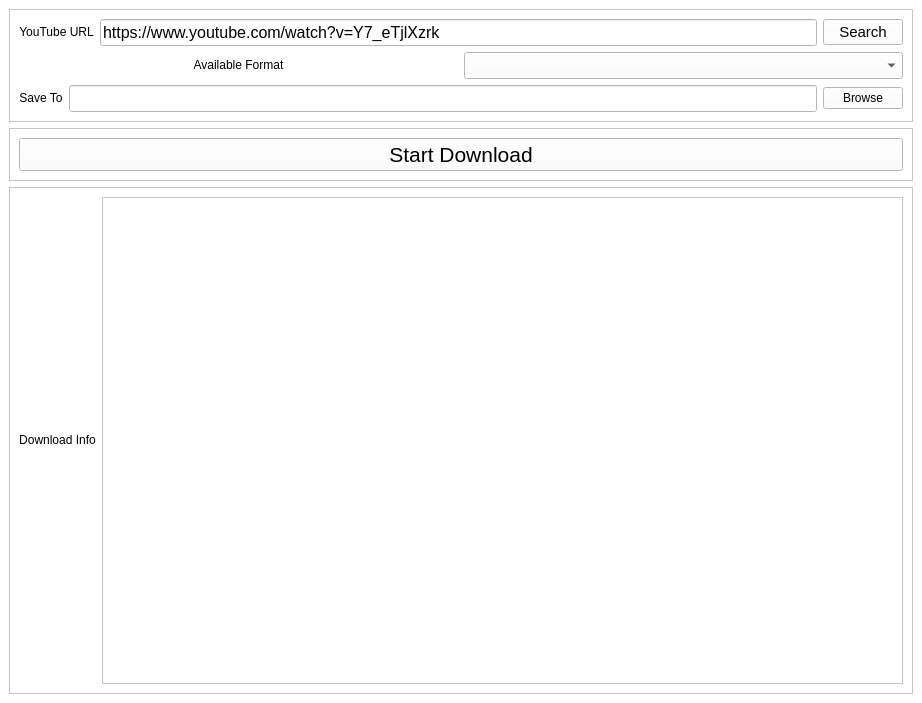
<?xml version="1.0" encoding="UTF-8"?>
<ui version="4.0">
 <class>MainWindow</class>
 <widget class="QMainWindow" name="MainWindow">
  <property name="windowModality">
   <enum>Qt::NonModal</enum>
  </property>
  <property name="enabled">
   <bool>true</bool>
  </property>
  <property name="geometry">
   <rect>
    <x>0</x>
    <y>0</y>
    <width>922</width>
    <height>703</height>
   </rect>
  </property>
  <property name="sizePolicy">
   <sizepolicy hsizetype="Preferred" vsizetype="Preferred">
    <horstretch>0</horstretch>
    <verstretch>0</verstretch>
   </sizepolicy>
  </property>
  <property name="font">
   <font>
    <family>Leelawadee UI</family>
    <pointsize>10</pointsize>
   </font>
  </property>
  <property name="windowTitle">
   <string>MainWindow</string>
  </property>
  <property name="styleSheet">
   <string notr="true">background-color:white;</string>
  </property>
  <widget class="QWidget" name="centralwidget">
   <property name="sizePolicy">
    <sizepolicy hsizetype="Fixed" vsizetype="Fixed">
     <horstretch>0</horstretch>
     <verstretch>0</verstretch>
    </sizepolicy>
   </property>
   <layout class="QVBoxLayout" name="verticalLayout_5">
    <item>
     <widget class="QFrame" name="frame_3">
      <property name="frameShape">
       <enum>QFrame::StyledPanel</enum>
      </property>
      <property name="frameShadow">
       <enum>QFrame::Raised</enum>
      </property>
      <layout class="QVBoxLayout" name="verticalLayout_3">
       <item>
        <layout class="QHBoxLayout" name="horizontalLayout">
         <item>
          <widget class="QLabel" name="label">
           <property name="sizePolicy">
            <sizepolicy hsizetype="Preferred" vsizetype="Preferred">
             <horstretch>0</horstretch>
             <verstretch>0</verstretch>
            </sizepolicy>
           </property>
           <property name="layoutDirection">
            <enum>Qt::LeftToRight</enum>
           </property>
           <property name="styleSheet">
            <string notr="true"/>
           </property>
           <property name="text">
            <string>YouTube URL</string>
           </property>
           <property name="textFormat">
            <enum>Qt::RichText</enum>
           </property>
           <property name="alignment">
            <set>Qt::AlignCenter</set>
           </property>
           <property name="wordWrap">
            <bool>false</bool>
           </property>
          </widget>
         </item>
         <item>
          <widget class="QLineEdit" name="url">
           <property name="maximumSize">
            <size>
             <width>16777215</width>
             <height>16777215</height>
            </size>
           </property>
           <property name="font">
            <font>
             <family>Leelawadee UI</family>
             <pointsize>12</pointsize>
            </font>
           </property>
           <property name="styleSheet">
            <string notr="true">background-color:white;</string>
           </property>
           <property name="text">
            <string>https://www.youtube.com/watch?v=Y7_eTjlXzrk</string>
           </property>
          </widget>
         </item>
         <item>
          <widget class="QPushButton" name="searchBtn">
           <property name="enabled">
            <bool>true</bool>
           </property>
           <property name="font">
            <font>
             <family>Leelawadee UI</family>
             <pointsize>11</pointsize>
            </font>
           </property>
           <property name="text">
            <string>Search</string>
           </property>
          </widget>
         </item>
        </layout>
       </item>
       <item>
        <layout class="QHBoxLayout" name="horizontalLayout_2">
         <item>
          <widget class="QLabel" name="label_2">
           <property name="layoutDirection">
            <enum>Qt::LeftToRight</enum>
           </property>
           <property name="styleSheet">
            <string notr="true"/>
           </property>
           <property name="text">
            <string>Available Format</string>
           </property>
           <property name="textFormat">
            <enum>Qt::RichText</enum>
           </property>
           <property name="alignment">
            <set>Qt::AlignCenter</set>
           </property>
           <property name="wordWrap">
            <bool>false</bool>
           </property>
          </widget>
         </item>
         <item>
          <widget class="QComboBox" name="available_format">
           <property name="font">
            <font>
             <family>Leelawadee UI</family>
             <pointsize>12</pointsize>
            </font>
           </property>
          </widget>
         </item>
        </layout>
       </item>
       <item>
        <layout class="QHBoxLayout" name="horizontalLayout_3">
         <item>
          <widget class="QLabel" name="label_4">
           <property name="layoutDirection">
            <enum>Qt::LeftToRight</enum>
           </property>
           <property name="styleSheet">
            <string notr="true"/>
           </property>
           <property name="text">
            <string>Save To</string>
           </property>
           <property name="textFormat">
            <enum>Qt::RichText</enum>
           </property>
           <property name="alignment">
            <set>Qt::AlignCenter</set>
           </property>
           <property name="wordWrap">
            <bool>false</bool>
           </property>
          </widget>
         </item>
         <item>
          <widget class="QLineEdit" name="savePath">
           <property name="font">
            <font>
             <family>Leelawadee UI</family>
             <pointsize>12</pointsize>
            </font>
           </property>
           <property name="styleSheet">
            <string notr="true"/>
           </property>
          </widget>
         </item>
         <item>
          <widget class="QPushButton" name="browseBtn">
           <property name="text">
            <string>Browse</string>
           </property>
          </widget>
         </item>
        </layout>
       </item>
      </layout>
     </widget>
    </item>
    <item>
     <widget class="QFrame" name="frame_2">
      <property name="frameShape">
       <enum>QFrame::StyledPanel</enum>
      </property>
      <property name="frameShadow">
       <enum>QFrame::Raised</enum>
      </property>
      <layout class="QVBoxLayout" name="verticalLayout_2">
       <item>
        <widget class="QPushButton" name="donloadBtn">
         <property name="enabled">
          <bool>true</bool>
         </property>
         <property name="sizePolicy">
          <sizepolicy hsizetype="Minimum" vsizetype="Fixed">
           <horstretch>0</horstretch>
           <verstretch>0</verstretch>
          </sizepolicy>
         </property>
         <property name="font">
          <font>
           <family>Leelawadee UI</family>
           <pointsize>16</pointsize>
          </font>
         </property>
         <property name="text">
          <string>Start Download</string>
         </property>
        </widget>
       </item>
      </layout>
     </widget>
    </item>
    <item>
     <widget class="QFrame" name="frame">
      <property name="frameShape">
       <enum>QFrame::StyledPanel</enum>
      </property>
      <property name="frameShadow">
       <enum>QFrame::Raised</enum>
      </property>
      <layout class="QVBoxLayout" name="verticalLayout">
       <item>
        <layout class="QHBoxLayout" name="horizontalLayout_4">
         <item>
          <widget class="QLabel" name="label_3">
           <property name="sizePolicy">
            <sizepolicy hsizetype="Preferred" vsizetype="Preferred">
             <horstretch>0</horstretch>
             <verstretch>0</verstretch>
            </sizepolicy>
           </property>
           <property name="layoutDirection">
            <enum>Qt::LeftToRight</enum>
           </property>
           <property name="styleSheet">
            <string notr="true"/>
           </property>
           <property name="text">
            <string>Download Info</string>
           </property>
           <property name="textFormat">
            <enum>Qt::RichText</enum>
           </property>
           <property name="alignment">
            <set>Qt::AlignCenter</set>
           </property>
           <property name="wordWrap">
            <bool>false</bool>
           </property>
          </widget>
         </item>
         <item>
          <widget class="QTextEdit" name="textEdit">
           <property name="sizePolicy">
            <sizepolicy hsizetype="Expanding" vsizetype="Expanding">
             <horstretch>0</horstretch>
             <verstretch>0</verstretch>
            </sizepolicy>
           </property>
          </widget>
         </item>
        </layout>
       </item>
      </layout>
     </widget>
    </item>
   </layout>
  </widget>
 </widget>
 <resources/>
 <connections/>
</ui>
